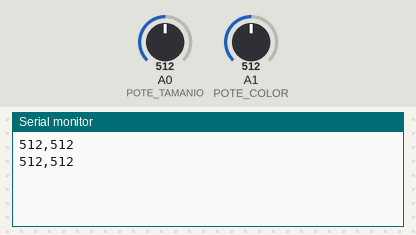
Bench run of a sketch on a simulated Arduino Uno, built with avr-gcc and run on an emulated ATmega328P. Parts: the last lines printed to the serial monitor. The inputs (shaded band) are chosen by the test bench; at power-on: A0 (POTE_TAMANIO) = 512, A1 (POTE_COLOR) = 512.

Above: at 1.2 s.
1.3 s: A0 (POTE_TAMANIO) set to 716
At 2.5 s:
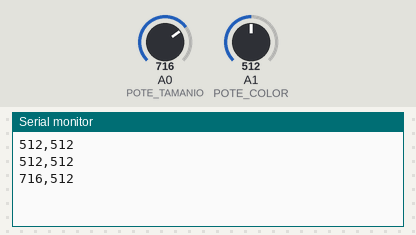
2.8 s: A1 (POTE_COLOR) set to 716
At 3.7 s:
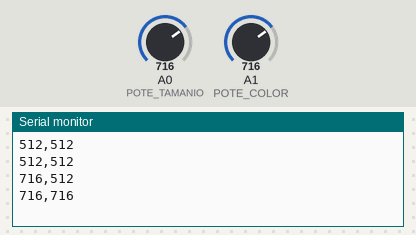
4.3 s: A0 (POTE_TAMANIO) set to 900
At 4.9 s:
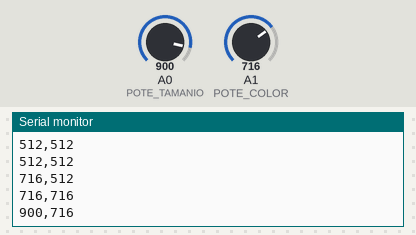
5.8 s: A1 (POTE_COLOR) set to 900
At 6.2 s:
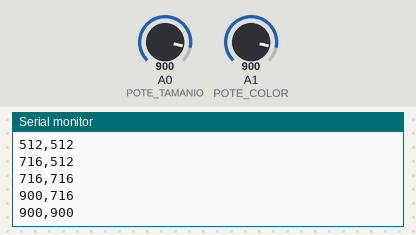
Timing chart, 0 to 8.3 s (numbered marks = the images above; inputs shaded):
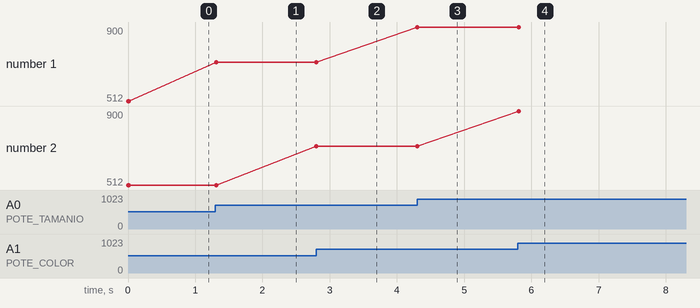

Measured:
- after the input at 1.3 s, the serial monitor: prints a new line at once (image 1)
- after the input at 2.8 s, the serial monitor: prints a new line at once (image 2)
- after the input at 4.3 s, the serial monitor: prints a new line at once (image 3)
- after the input at 5.8 s, the serial monitor: prints a new line at once (image 4)
- plotted number 1: 512 → 716 after the input at 1.3 s, 716 → 900 after the input at 4.3 s

The sketch:

sketch_arduino.ino
```cpp
const int DELAY_MS = 10;
const int POTE_TAMANIO = A0;
const int POTE_COLOR = A1;

int lastValOne = -1;
int lastValTwo = -1;

void setup() {

  Serial.begin(9600);

}

void loop() {

  int datoUno = analogRead(POTE_TAMANIO);
  int datoDos = analogRead(POTE_COLOR);

  if (lastValOne > datoUno + 2 || lastValOne < datoUno - 2) {
    Serial.print(datoUno);
    Serial.print(",");
    Serial.println(datoDos);
  }

  if (lastValTwo > datoDos + 2 || lastValTwo < datoDos - 2) {
    Serial.print(datoUno);
    Serial.print(",");
    Serial.println(datoDos);
  }

  lastValOne = datoUno;
  lastValTwo = datoDos;
  delay(DELAY_MS);
}
```
